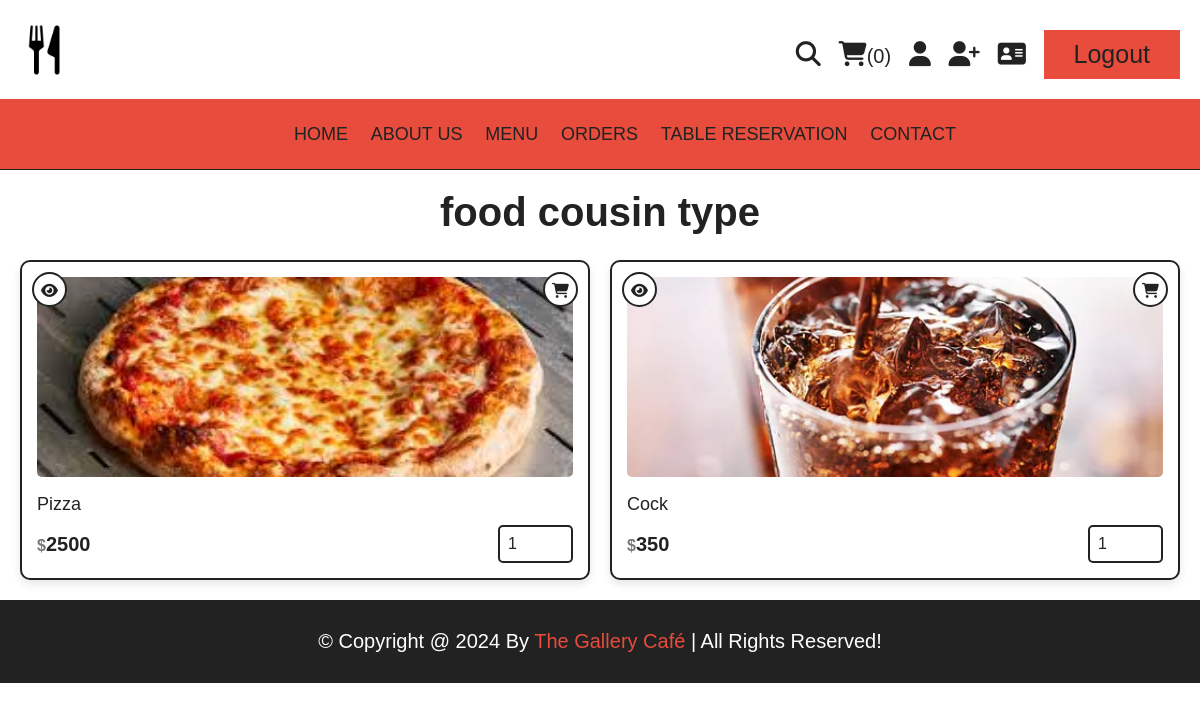
/cousin_type.php?cousin_type=sri lanka (signed in), run on the app's committed database.
### tables this page shows
CREATE TABLE `products` (
  `id` int(100) NOT NULL,
  `name` varchar(100) NOT NULL,
  `category` varchar(100) NOT NULL,
  `cousin_type` varchar(255) NOT NULL,
  `price` int(10) NOT NULL,
  `image` varchar(100) NOT NULL
);

### cousin_type.php (the view, shortened to what this page needs)
<?php
include 'components/connect.php';
?>
<!DOCTYPE html>
<html lang="en">
<head>
   <link rel="stylesheet" href="https://cdnjs.cloudflare.com/ajax/libs/font-awesome/6.1.1/css/all.min.css">
   <link rel="stylesheet" href="css/style.css">
</head>
<body>
<?php include 'components/navbar.php'; ?>
<?php include 'components/navlinks.php'; ?>
<section class="products">
   <h1 class="title">food cousin type</h1>
   <div class="box-container">
      <?php
         $cousin_type = $_GET['cousin_type'];
         $select_products = $conn->prepare("SELECT * FROM `products` WHERE cousin_type = ?");
         $select_products->execute([$cousin_type]);
         if($select_products->rowCount() > 0){
            while($fetch_products = $select_products->fetch(PDO::FETCH_ASSOC)){
      ?>
      <form action="" method="post" class="box">
         <a href="quick_view.php?pid=<?= $fetch_products['id']; ?>" class="fas fa-eye"></a>
         <button type="submit" class="fas fa-shopping-cart" name="add_to_cart"></button>
         <img src="uploaded_img/<?= $fetch_products['image']; ?>" alt="">
         <div class="name"><?= $fetch_products['name']; ?></div>
         <div class="flex">
            <div class="price"><span>$</span><?= $fetch_products['price']; ?></div>
            <input type="number" name="qty" class="qty" min="1" max="99" value="1" maxlength="2">
         </div>
      </form>
      <?php
            }
         }else{
            echo '<p class="empty">no products added yet!</p>';
         }
      ?>
   </div>
</section>
<?php include 'components/footer.php'; ?>
</body>
</html>

### css/style.css (style rules this page uses)
:root { --yellow:#e74c3c; --red:#e74c3c; --white:#fff; --black:#222; --light-color:#777; --border:.2rem solid var(--black); }
* { font-family: 'Montserrat', sans-serif; margin:0; padding:0; box-sizing: border-box; outline: none; border: none; text-decoration: none; }
html { font-size: 62.5%; overflow-x: hidden; scroll-behavior: smooth; stop-opacity: 7rem; }
section { margin:0 auto; max-width: 1200px; padding:2rem; }
.title { text-align: center; margin-bottom: 2.5rem; font-size: 4rem; color:var(--black); }
.products .box-container { display: grid; grid-template-columns: repeat(auto-fit, minmax(250px, 1fr)); justify-content: center; align-items: stretch; gap: 2rem; }
.products .box-container .box { border: var(--border); padding: 1.5rem; position: relative; overflow: hidden; border-radius: 1rem; background-color: var(--white); box-shadow: 0 4px 8px rgba(0, 0, 0, 0.1); transition: transform 0.3s ease, box-shadow 0.3s ease; }
.products .box-container .box img { height: 20rem; width: 100%; object-fit: cover; border-radius: 0.5rem; margin-bottom: 1rem; }
.products .box-container .box .fa-eye, .products .box-container .box .fa-shopping-cart { position: absolute; top: 1rem; height: 3.5rem; width: 3.5rem; line-height: 3.3rem; border: var(--border); background-color: var(--white); cursor: pointer; font-size: 1.5rem; color: var(--black); transition: background-color 0.3s ease, color 0.3s ease; text-align: center; border-radius: 50%; }
.products .box-container .box .fa-eye { left: 1rem; }
.products .box-container .box .fa-shopping-cart { right: 1rem; }
.products .box-container .box .name { font-size: 1.8rem; color: var(--black); margin: 0.5rem 0; font-weight: 500; }
.products .box-container .box .flex { display: flex; align-items: center; gap: 1rem; margin-top: 1rem; }
.products .box-container .box .flex .price { margin-right: auto; font-size: 2rem; color: var(--black); font-weight: 600; }
.products .box-container .box .flex .price span { color: var(--light-color); font-size: 1.6rem; }
.products .box-container .box .flex .qty { padding: 0.8rem; border: var(--border); font-size: 1.6rem; color: var(--black); border-radius: 0.5rem; }

### data on the page
products: image (picture), name "Pizza", price "2500"
products: image (picture), name "Cock", price "350"

### other printed values
$total_cart_items "0"
